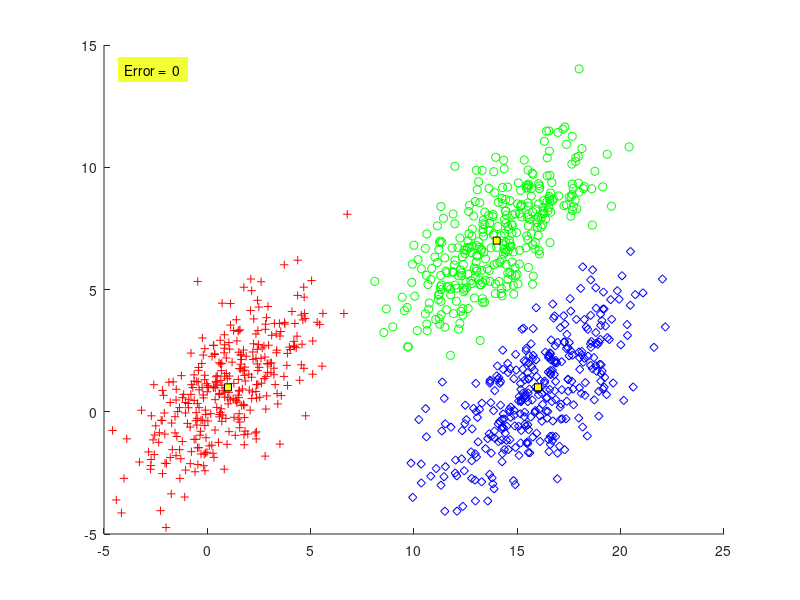

This figure's MATLAB source:
function Pe=P2_3_Mahalanobis()
N=1000;

m=[1 14 16;1 7 1];
S(:,:,1)=[5 3;3 4];
S(:,:,2)=[5 3;3 4];
S(:,:,3)=[5 3;3 4];
P=[1/3 1/3 1/3 ];

%% (A)
X=[];
y=[];
[l,c]=size(m);
for j=1:c
% Generating the [p(j)*N)] vectors from each distribution
temp=mvnrnd(m(:,j),S(:,:,j),fix(P(j)*N));
% The total number of points may be slightly less than N
% due to the fix operator
X=[X ;temp];
y=[y ones(1,fix(P(j)*N))*j];
end

%% B
% l=dimensionality, c=no. of classes
[l,N]=size(X'); % N=no. of vectors
for i=1:N
for j=1:c
 t(j)=sqrt((X(i,:)'-m(:,j))'*inv(S(:,:,j))*...
    (X(i,:)'-m(:,j)));

end
% Determining the maximum quantity Pi*p(x|wi)
 [num,z(i)]=min(t(:));
end
plot_data(X,z,m);

%% C
Pe=compute_error(y,z);
xx=axis;

text(xx(1)+1,xx(4)-1,...
['Error =  ' num2str(Pe,3)],...
'HorizontalAlignment','left',... 
 'BackgroundColor',[.95 1 0.2],...
 'Margin',5);
end
%%
function clas_error=compute_error(y,y_est)
[q,N]=size(y); % N= no. of vectors
c=max(y); % Determining the number of classes
clas_error=0; % Counting the misclassified vectors
for i=1:N
if(y(i) ~= y_est(i))
clas_error=clas_error+1;
end
end
% Computing the classification error
clas_error =clas_error/N;
end
%%
function z=comp_gauss_dens_val(m,S,x)
[l,q]=size(m); % l=dimensionality
z=(1/((2*pi)^ (l/2)*det(S)^ 0.5) )...
*exp(-0.5*(x'-m)'*inv(S)*(x'-m));
end
%% 
function plot_data(X,y,m)
[l,N]=size(X'); % N=no. of data vectors, l=dimensionality
[l,c]=size(m); % c=no. of classes
if(l ~=2)
fprintf('NO PLOT CAN BE GENERATED\n')
return
end
pale=['r+'; 'go'; 'bd'];
figure(2)
% Plot of the data vectors
hold on

for k=1:N
plot(X(k,1),X(k,2),pale(y(k),:))
end
% Plot of the class means
for j=1:c
plot(m(1,j),m(2,j),'--ks',...
                'MarkerFaceColor','y',...
                'MarkerSize',5)
end
end
